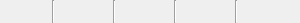
<?xml version="1.0" encoding="UTF-8"?>
<ui version="4.0">
 <class>StatusBarPanel</class>
 <widget class="QWidget" name="StatusBarPanel">
  <property name="geometry">
   <rect>
    <x>0</x>
    <y>0</y>
    <width>300</width>
    <height>16</height>
   </rect>
  </property>
  <property name="windowTitle">
   <string notr="true">Form</string>
  </property>
  <layout class="QHBoxLayout" name="horizontalLayout">
   <property name="leftMargin">
    <number>0</number>
   </property>
   <property name="topMargin">
    <number>0</number>
   </property>
   <property name="rightMargin">
    <number>0</number>
   </property>
   <property name="bottomMargin">
    <number>0</number>
   </property>
   <item>
    <widget class="QToolButton" name="zoneModeButton">
     <property name="sizePolicy">
      <sizepolicy hsizetype="Minimum" vsizetype="Minimum">
       <horstretch>0</horstretch>
       <verstretch>0</verstretch>
      </sizepolicy>
     </property>
     <property name="toolTip">
      <string>Selection mode for drawing new zones. Click to change it, or press Z (polygon), X (lasso) or C (rectangle) in the zone editor.</string>
     </property>
     <property name="statusTip">
      <string>The type of new zones.</string>
     </property>
     <property name="iconSize">
      <size>
       <width>16</width>
       <height>16</height>
      </size>
     </property>
     <property name="popupMode">
      <enum>QToolButton::InstantPopup</enum>
     </property>
     <property name="toolButtonStyle">
      <enum>Qt::ToolButtonTextBesideIcon</enum>
     </property>
     <property name="autoRaise">
      <bool>true</bool>
     </property>
    </widget>
   </item>
   <item>
    <widget class="Line" name="zoneModeLine">
     <property name="orientation">
      <enum>Qt::Vertical</enum>
     </property>
    </widget>
   </item>
   <item>
    <widget class="QLabel" name="mousePosLabel">
     <property name="sizePolicy">
      <sizepolicy hsizetype="Minimum" vsizetype="Minimum">
       <horstretch>0</horstretch>
       <verstretch>0</verstretch>
      </sizepolicy>
     </property>
     <property name="minimumSize">
      <size>
       <width>0</width>
       <height>0</height>
      </size>
     </property>
     <property name="toolTip">
      <string>Mouse position.</string>
     </property>
     <property name="statusTip">
      <string>Mouse position relative to page.</string>
     </property>
     <property name="alignment">
      <set>Qt::AlignRight|Qt::AlignTrailing|Qt::AlignVCenter</set>
     </property>
    </widget>
   </item>
   <item>
    <widget class="Line" name="mousePosLine">
     <property name="orientation">
      <enum>Qt::Vertical</enum>
     </property>
    </widget>
   </item>
   <item>
    <widget class="QLabel" name="physSizeLabel">
     <property name="sizePolicy">
      <sizepolicy hsizetype="Minimum" vsizetype="Minimum">
       <horstretch>0</horstretch>
       <verstretch>0</verstretch>
      </sizepolicy>
     </property>
     <property name="minimumSize">
      <size>
       <width>0</width>
       <height>0</height>
      </size>
     </property>
     <property name="toolTip">
      <string>Image size and resolution.</string>
     </property>
     <property name="statusTip">
      <string>Image size in the current units and the resolution of the image shown.</string>
     </property>
     <property name="alignment">
      <set>Qt::AlignCenter</set>
     </property>
     <property name="textInteractionFlags">
      <set>Qt::LinksAccessibleByMouse|Qt::TextSelectableByMouse</set>
     </property>
    </widget>
   </item>
   <item>
    <widget class="Line" name="physSizeLine">
     <property name="orientation">
      <enum>Qt::Vertical</enum>
     </property>
    </widget>
   </item>
   <item>
    <widget class="QLabel" name="pageNoLabel">
     <property name="sizePolicy">
      <sizepolicy hsizetype="Minimum" vsizetype="Minimum">
       <horstretch>0</horstretch>
       <verstretch>0</verstretch>
      </sizepolicy>
     </property>
     <property name="minimumSize">
      <size>
       <width>0</width>
       <height>0</height>
      </size>
     </property>
     <property name="toolTip">
      <string>Page number.</string>
     </property>
     <property name="statusTip">
      <string>Position of the selected page in the current order.</string>
     </property>
     <property name="text">
      <string notr="true"/>
     </property>
     <property name="alignment">
      <set>Qt::AlignCenter</set>
     </property>
     <property name="textInteractionFlags">
      <set>Qt::LinksAccessibleByMouse</set>
     </property>
    </widget>
   </item>
   <item>
    <widget class="Line" name="pageInfoLine">
     <property name="orientation">
      <enum>Qt::Vertical</enum>
     </property>
    </widget>
   </item>
   <item>
    <widget class="QLabel" name="pageInfoLabel">
     <property name="sizePolicy">
      <sizepolicy hsizetype="Minimum" vsizetype="Minimum">
       <horstretch>0</horstretch>
       <verstretch>0</verstretch>
      </sizepolicy>
     </property>
     <property name="minimumSize">
      <size>
       <width>0</width>
       <height>0</height>
      </size>
     </property>
     <property name="toolTip">
      <string>Page information.</string>
     </property>
     <property name="statusTip">
      <string>Page name and type.</string>
     </property>
     <property name="text">
      <string notr="true"/>
     </property>
     <property name="alignment">
      <set>Qt::AlignCenter</set>
     </property>
    </widget>
   </item>
   <item>
    <spacer name="horizontalSpacer_2">
     <property name="orientation">
      <enum>Qt::Horizontal</enum>
     </property>
     <property name="sizeType">
      <enum>QSizePolicy::Fixed</enum>
     </property>
     <property name="sizeHint" stdset="0">
      <size>
       <width>10</width>
       <height>0</height>
      </size>
     </property>
    </spacer>
   </item>
  </layout>
 </widget>
 <resources/>
 <connections/>
</ui>
